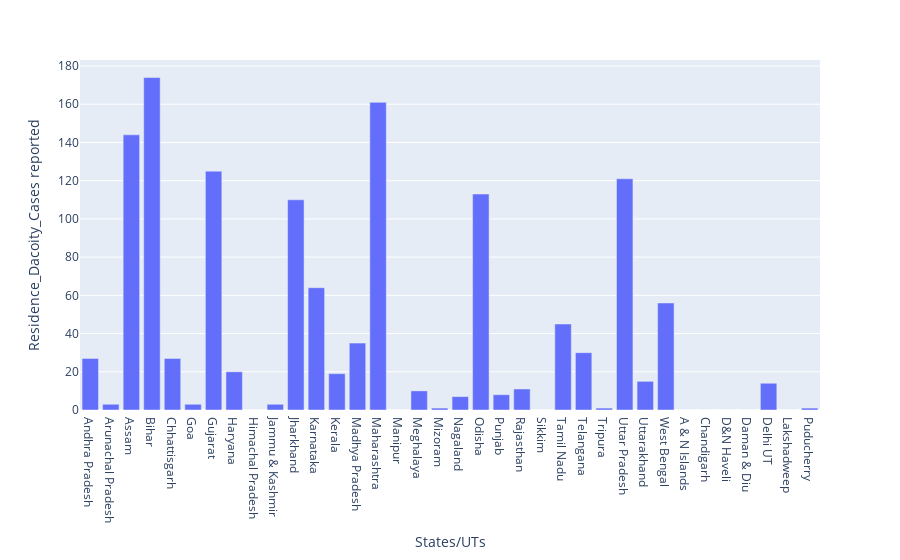

Notebook code for this chart:
### Code cell
import plotly.express as px
# data_canada = px.data.gapminder().query("country == 'Canada'")
fig = px.bar(df, x='States/UTs', y='Residence_Dacoity_Cases reported')
fig.show()

### Figure 1 — Plotly figure (JSON) as saved in the notebook; plotly's stock layout.template omitted (floating-point values rounded to 4 significant figures)
{"data": [{"alignmentgroup": "True", "hovertemplate": "States/UTs=%{x}<br>Residence_Dacoity_Cases reported=%{y}<extra></extra>", "legendgroup": "", "marker": {"color": "#636efa"}, "name": "", "offsetgroup": "", "orientation": "v", "showlegend": false, "textposition": "auto", "type": "bar", "x": ["Andhra Pradesh", "Arunachal Pradesh", "Assam", "Bihar", "Chhattisgarh", "Goa", "Gujarat", "Haryana", "Himachal Pradesh", "Jammu & Kashmir", "Jharkhand", "Karnataka", "Kerala", "Madhya Pradesh", "Maharashtra", "Manipur", "Meghalaya", "Mizoram", "Nagaland", "Odisha", "Punjab", "Rajasthan", "Sikkim", "Tamil Nadu", "Telangana", "Tripura", "Uttar Pradesh", "Uttarakhand", "West Bengal", "A & N Islands", "Chandigarh", "D&N Haveli", "Daman & Diu", "Delhi UT", "Lakshadweep", "Puducherry"], "xaxis": "x", "y": [27, 3, 144, 174, 27, 3, 125, 20, 0, 3, 110, 64, 19, 35, 161, 0, 10, 1, 7, 113, 8, 11, 0, 45, 30, 1, 121, 15, 56, 0, 0, 0, 0, 14, 0, 1], "yaxis": "y"}], "layout": {"barmode": "relative", "legend": {"tracegroupgap": 0}, "margin": {"t": 60}, "xaxis": {"anchor": "y", "domain": [0, 1], "title": {"text": "States/UTs"}}, "yaxis": {"anchor": "x", "domain": [0, 1], "title": {"text": "Residence_Dacoity_Cases reported"}}}}
